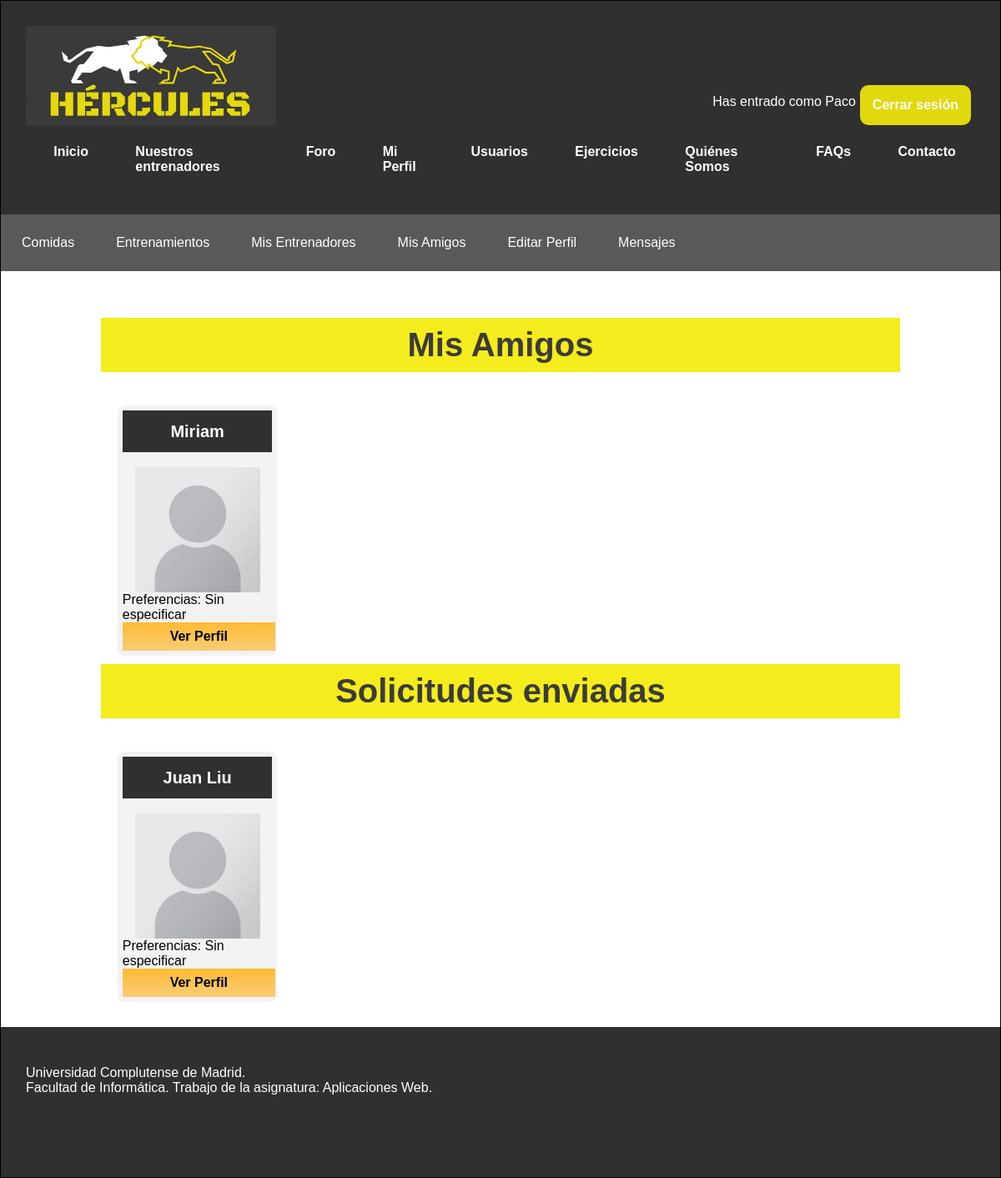
The page /miPerfilMisAmigos.php (signed in) on the database its author committed.
### tables this page shows
CREATE TABLE `amigos` (
  `id` int(10) NOT NULL,
  `usuario1` varchar(10) NOT NULL,
  `usuario2` varchar(10) NOT NULL,
  `estado` enum('aceptado','pendiente','') NOT NULL DEFAULT 'pendiente'
);

CREATE TABLE `usuario` (
  `nif` varchar(10) NOT NULL,
  `nombre` varchar(30) NOT NULL,
  `contrasenna` varchar(255) NOT NULL,
  `foto` varchar(255) DEFAULT 'includes/img/usuarios/default.png',
  `email` varchar(30) DEFAULT NULL,
  `sexo` varchar(6) DEFAULT NULL,
  `fechaNac` date DEFAULT NULL,
  `telefono` varchar(15) DEFAULT NULL,
  `ubicacion` varchar(50) DEFAULT NULL,
  `peso` decimal(5,2) DEFAULT NULL,
  `altura` decimal(5,0) DEFAULT NULL,
  `preferencias` varchar(50) DEFAULT NULL,
  `tipoUsuario` tinyint(2) NOT NULL DEFAULT 0,
  `titulacion` varchar(30) DEFAULT NULL,
  `especialidad` varchar(50) DEFAULT NULL,
  `experiencia` varchar(30) DEFAULT NULL
);

### includes/DAOs/DAO.php (called while the page is built, shortened)
<?php
class DAO {
    private $servername = "localhost";
    private $username = "hercules";
    private $password = "iG8hC62acnPrvIeU";
    private $dbname = "hercules";
    private $mysqli = null;
    public function __construct(){
        if(!$this->mysqli){
            $this->mysqli = new mysqli($this->servername, $this->username, $this->password, $this->dbname);
        }
    }
    protected function consultarv2($sql){
        if ($sql != "") {
            $consulta = $this->mysqli->query($sql) or die ($this->mysqli->error. " en la linea ".(__LINE__-1));
            $tablaDatos = array();
            if (substr($sql, 0, 6) == "SELECT") {
                if ($consulta) {
                    while ($fila = mysqli_fetch_assoc($consulta)){
                        array_push($tablaDatos, $fila);
                    }
                }
            }
            return $tablaDatos;
        }
        else {
            return 0;
        }
    }
}

### includes/controller.php (called while the page is built, shortened)
<?php
require_once(__DIR__ . '/DAOs/usuarioDAO.php');
class controller{
    private $usuarioDAO;
    private static $instance = null;
    public function __construct(){
        $this->usuarioDAO = new UsuarioDAO();
    }
     public static function getInstance() {
        if (null === self::$instance) {
            self::$instance = new self();
        }
        return self::$instance;
    }
    public function cargarUsuario($nif){
        $cond= "nif = '". $nif ."'";
        $res=$this->usuarioDAO->selectUsuario('', $cond);
        if (count($res) == 1) {
            $row=$res[0];
            $usuario = new TOUsuario();
            $usuario->setNif($nif);
            $usuario->setNombre($row["nombre"]);
            $usuario->setPassword($row["contrasenna"]);
            $usuario->setEmail($row["email"]);
            $usuario->setSexo($row["sexo"]);
            $usuario->setFoto($row["foto"]);
            $usuario->setFechaNac($row["fechaNac"]);
            $usuario->setTelefono($row["telefono"]);
            $usuario->setUbicacion($row["ubicacion"]);
            $usuario->setPeso($row["peso"]);
            $usuario->setAltura($row["altura"]);
            $usuario->setPreferencias($row["preferencias"]);
            $usuario->setTipoUsuario($row["tipoUsuario"]);
            $usuario->setTitulacion($row["titulacion"]);
            $usuario->setEspecialidad($row["especialidad"]);
            $usuario->setExperiencia($row["experiencia"]);
            return $usuario;
        } else{
            return 0;
        }
    }
    public function listarMisAmigos($nif){
        return $this->usuarioDAO->listarMisAmigos($nif);
    }
}

### includes/config.php (called while the page is built, shortened)
<?php
require_once __DIR__.'/TOs/TOUsuario.php';
require_once __DIR__.'/controller.php';
$ctrl = controller::getInstance();

### includes/TOs/TOUsuario.php (called while the page is built, shortened)
<?php
class TOUsuario {
    private $nif;
    private $nombre;
    private $foto;
    private $preferencias;
    public function __construct($nif = null, $nombre = null, $password = null, $foto = null, $email = null, $sexo = null, $fechaNac = null, $telefono = null, $ubicacion = null, $peso = null, $altura = null, $preferencias = null, $tipoUsuario = null, $titulacion= null, $especialidad = null, $experiencia = null){
      $this->nif = $nif;
      $this->nombre = $nombre;
      $this->foto = $foto;
      $this->preferencias = $preferencias;
    }
    public function getNif()
    {
        return $this->nif;
    }
    public function setNif($nif)
    {
        $this->nif = $nif;
    }
    public function getNombre()
    {
        return $this->nombre;
    }
    public function setNombre($nombre)
    {
        $this->nombre = $nombre;
    }
    public function getFoto()
    {
        return $this->foto;
    }
    public function setFoto($foto)
    {
        $this->foto = $foto;
    }
    public function getPreferencias()
    {
        return $this->preferencias;
    }
    public function setPreferencias($preferencias)
    {
        $this->preferencias = $preferencias;
    }
}

### includes/DAOs/usuarioDAO.php (called while the page is built, shortened)
<?php
require_once(__DIR__.'/DAO.php');
require_once(__DIR__.'/../TOs/TOUsuario.php');
class UsuarioDAO extends DAO {
    public function selectUsuario($col, $cond){
        $query = "";
        if ($col == "") {
            $col = "*";
        }
        if ($cond == "") {
            $query = "SELECT ".$col." FROM usuario";
        }
        else {
            $query = "SELECT ".$col." FROM usuario WHERE ".$cond;
        }
        return $this->consultarv2($query);
    }
    public function listarMisAmigos($nif){
         $query = "SELECT * FROM amigos WHERE usuario1 = '".$nif."' or usuario2 = '".$nif."'";
          return $this->consultarv2($query);
    }
}

### miPerfilMisAmigos.php (the view, shortened to what this page needs)
<?php
	require_once 'includes/config.php';
?>
<!DOCTYPE html>
<html>
<head>
	<link rel="stylesheet" type="text/css" href="includes/css/estilo.css" />
	<link rel="stylesheet" type="text/css" href="includes/css/estiloPagsMiPerfil.css" />
</head>
<body>
<div id="contenedor">
	<?php
		require('includes/comun/cabecera.php');
		require('miPerfilCabecera.php');
	?>
	<div id="contenido">
		<h2>Mis Amigos</h2>
		<?php
			$arr = $ctrl->listarMisAmigos($_SESSION['usuario']->getNif());
			if(count($arr) > 0){
				$aceptados = array();
				$pendientes = array();
				$enviadas = array();
				foreach ($arr as $key => $valor) {
					if($valor['estado'] == "aceptado"){
						$aceptados[] = $valor;
					}else if ($valor['usuario2'] == $_SESSION['usuario']->getNif() && $valor['estado'] == "pendiente"){
						$pendientes[]= $valor;
					}else{
						$enviadas[] = $valor;
					}
				}
				if(!empty($aceptados)){
					echo '<div class="amigos">';
					echo '<div class="entrenadores-all">';
					echo '<div class="elem-item" category="vari">';
						echo '<ul>';
					foreach ($aceptados as $key => $valor) {
						echo '<li>';
							if($valor['usuario1'] == $_SESSION['usuario']->getNif()){
								$amigo = $ctrl->cargarUsuario($valor['usuario2']);
							}else{
								$amigo = $ctrl->cargarUsuario($valor['usuario1']);
							}
						echo '<h4>'.$amigo->getNombre().'</h4><br>';
						echo '<img src="'.$amigo->getFoto().'" width="300" height="120" alt="Foto usuario">';
						echo 'Preferencias: '.$amigo->getPreferencias().'<br>';
						echo '<a href="miPerfilMisAmigosPerfiles.php?id='.$amigo->getNif().'&estado=a&relacion='.$valor['id'].'">Ver Perfil</a>';
						echo '</li>';
					}
					echo '</ul>';
					echo '</div>';
					echo '</div>';
					echo '</div>';
				}else{
					echo 'No tienes amigos';
				}
				if(!empty($enviadas)){
					echo '<div class="amigos">';
					echo '<div class="entrenadores-all">';
					echo '<div class="elem-item" category="vari">';
					echo '<h2>Solicitudes enviadas </h2>';
					echo '<ul>';
					foreach ($enviadas as $key => $valor){
						echo '<li>';
							if($valor['usuario1'] == $_SESSION['usuario']->getNif()){
								$amigo = $ctrl->cargarUsuario($valor['usuario2']);
								$estado = 'p1';
								echo '<h4>'.$amigo->getNombre().'</h4><br>';
								echo '<img src="'.$amigo->getFoto().'" width="300" height="120" alt="Foto usuario">';
								echo 'Preferencias: '.$amigo->getPreferencias().'<br>';
								echo '<a href="miPerfilMisAmigosPerfiles.php?id='.$amigo->getNif().'&estado='.$estado.'&relacion='.$valor['id'].'">Ver Perfil</a>';
							}
						echo '</li>';
					}
					echo '</ul>';
					echo '</div>';
					echo '</div>';
					echo '</div>';
				}
			 }
			 else {
			     echo '<p><span class="varios">'. "Todavía no tienes amigos.".'</span></p>';
			 }
		?>
	</div>
	<?php
		require('includes/comun/pie.php');
	?>
</div>
</body>
</html>

### includes/css/estilo.css (style rules this page uses)
body { width: 100%; font-family: "Trebuchet MS", Helvetica, sans-serif; margin: 0; padding: 0; background-color: white; }
div#contenedor { margin: auto; border: 1px solid black; background-color: white; width: auto; min-width: min-content; max-width:none; }
div#contenido { padding-top: 30px; padding-bottom: 30px; min-height: 500px; width: 80%; margin-left: 10%; background-color: white; overflow:auto; }
div#contenido h2 { margin-bottom: 20px; text-align: center; font-size: 40px; margin-top:10px; color: #3b3b3b; background-color: #f4ec1c; padding: 10px; position: relative; }
div#contenido .entrenadores-all { display: flex; justify-content: space-around; flex-direction: row; display: block; position: relative; font-size: 16px; width: 100%; }
.entrenadores-all ul { padding: 0px; margin: 0px; }
.entrenadores-all ul li { list-style: none; float: left; width: 20%; height: auto; background: #F3F3F3; margin: 20px 30px 0px 20px; box-sizing: border-box; border-radius: 8px; border: 1px solid #F3F3F3; padding: 5px; }
.entrenadores-all ul li h4 { width: 100%; height: 50px; line-height: 50px; background: #303030; text-align: center; color: white; font-size: 20px; margin: auto; }
.entrenadores-all ul li a { display: block; text-decoration: none; background: linear-gradient(#FFBB33, #F8CC76); padding: 8px; text-align: center; color: black; margin: auto; font-weight: 600; }
.entrenadores-all img { width: 150px; height: 150px; display:block; margin:auto; }

### includes/css/estiloPagsMiPerfil.css (style rules this page uses)
div#contenido .amigos { display: grid; }
div#contenido a, button[type="submit"], button[id="abrir"] { cursor:pointer; text-decoration: none; border: 0; color: black; background-color: #f3f3f3; opacity: 1.5; margin-top: 20px; padding: 15px; width: 30%; font-size: 16px; font-weight: 600; border-radius: 8px; text-align: center; }
div#contenido .entrenadores-all a { display: block; width: 93%; background: linear-gradient(#FFBB33, #F8CC76); padding: 8px; margin: auto; border-radius: 0; }

### rows shown on the page
amigos: usuario2.nombre "Miriam", usuario2.foto (placeholder picture), usuario2.preferencias "Sin especificar"
amigos: usuario2.nombre "Juan Liu", usuario2.foto (placeholder picture), usuario2.preferencias "Sin especificar"

### other values the page prints
$_SESSION['usuario']->getNombre() "Paco"
